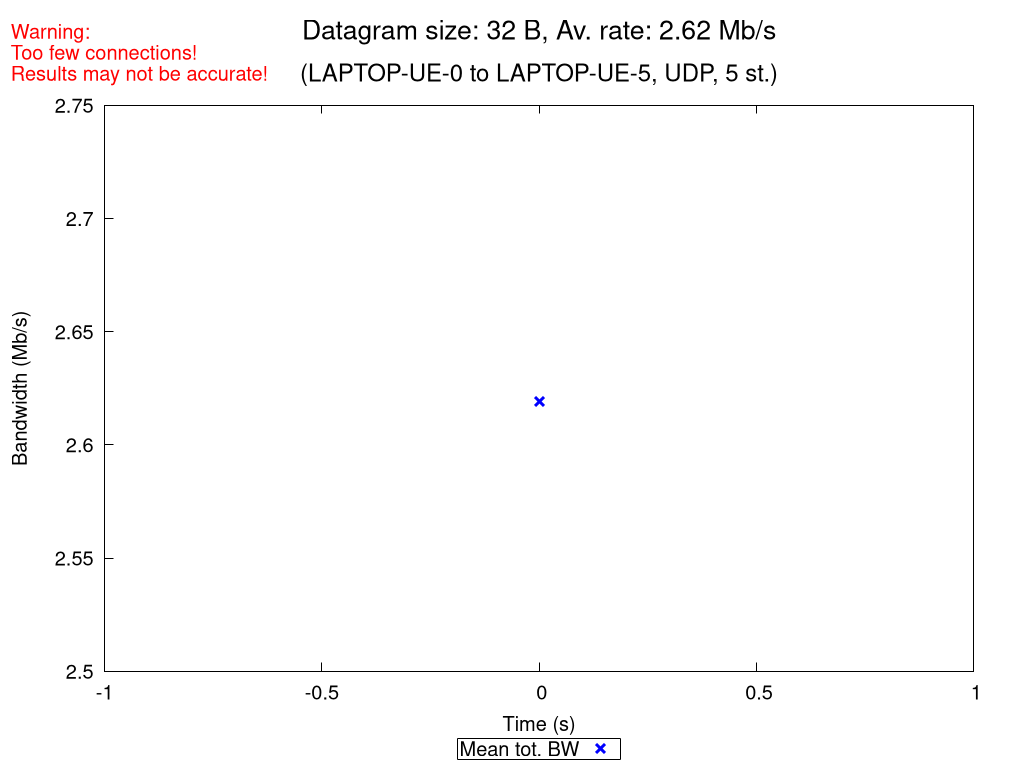

Write gnuplot code to recreate this figure.
set terminal pngcairo nocrop enhanced size 1024,768 font "Verdana,15"
set output "UDP_5_st_2020_10_12_09-43-44_one2two_00032B.png"

set title "{/=20 Datagram size: 32 B, Av. rate: 2.62 Mb/s}\n\n{/=18 (LAPTOP-UE-0 to LAPTOP-UE-5, UDP, 5 st.)}"
set label "Warning:\nToo few connections!\nResults may not be accurate!" at screen 0.01, screen 0.96 tc rgb "red"

set xlabel "Time (s)"
set ylabel "Bandwidth (Mb/s)"
set ytics nomirror
set key bmargin center horizontal box samplen 1 width -1
set bmargin 4.6
set rmargin 4.5

rf = 1000000.0  # rate factor
set style fill transparent solid 0.2 noborder
set autoscale xfix
plot "UDP_5_st_2020_10_12_09-43-44_one2two_00032B_iperf_processed.dat" using 1:($2/rf-$3/rf):($2/rf+$3/rf) with filledcurves lc rgb "blue" notitle, \
     "" using 1:($2/rf) with points pt 2 ps 1.5 lw 3 lc rgb "blue" title "Mean tot. BW", \
